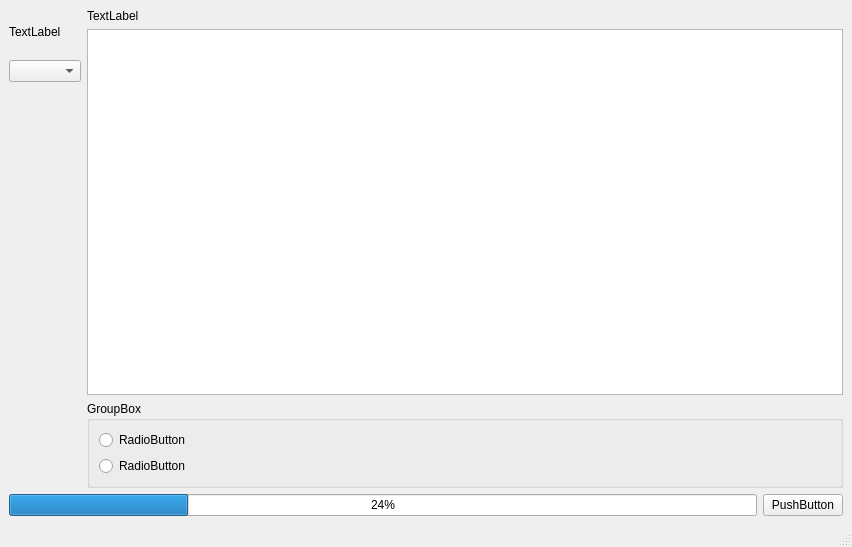
<?xml version="1.0" encoding="UTF-8"?>
<ui version="4.0">
 <class>MainWindow</class>
 <widget class="QMainWindow" name="MainWindow">
  <property name="geometry">
   <rect>
    <x>0</x>
    <y>0</y>
    <width>852</width>
    <height>547</height>
   </rect>
  </property>
  <property name="windowTitle">
   <string>MainWindow</string>
  </property>
  <widget class="QWidget" name="centralwidget">
   <layout class="QFormLayout" name="formLayout">
    <item row="0" column="0">
     <layout class="QVBoxLayout" name="pumps">
      <item>
       <widget class="QLabel" name="pumpsLabel">
        <property name="text">
         <string>TextLabel</string>
        </property>
       </widget>
      </item>
      <item>
       <widget class="QComboBox" name="pumpsBox"/>
      </item>
     </layout>
    </item>
    <item row="0" column="1">
     <layout class="QVBoxLayout" name="log">
      <item>
       <widget class="QLabel" name="logName">
        <property name="text">
         <string>TextLabel</string>
        </property>
       </widget>
      </item>
      <item>
       <widget class="QTextEdit" name="logView"/>
      </item>
     </layout>
    </item>
    <item row="1" column="1">
     <widget class="QGroupBox" name="value">
      <property name="title">
       <string>GroupBox</string>
      </property>
      <layout class="QVBoxLayout" name="verticalLayout">
       <item>
        <widget class="QRadioButton" name="value10">
         <property name="text">
          <string>RadioButton</string>
         </property>
        </widget>
       </item>
       <item>
        <widget class="QRadioButton" name="value20">
         <property name="text">
          <string>RadioButton</string>
         </property>
        </widget>
       </item>
      </layout>
     </widget>
    </item>
    <item row="2" column="0" colspan="2">
     <layout class="QHBoxLayout" name="pressure">
      <item>
       <widget class="QProgressBar" name="pressureProgress">
        <property name="value">
         <number>24</number>
        </property>
       </widget>
      </item>
      <item>
       <widget class="QPushButton" name="pressureButton">
        <property name="text">
         <string>PushButton</string>
        </property>
       </widget>
      </item>
     </layout>
    </item>
   </layout>
  </widget>
  <widget class="QMenuBar" name="menubar">
   <property name="geometry">
    <rect>
     <x>0</x>
     <y>0</y>
     <width>852</width>
     <height>21</height>
    </rect>
   </property>
  </widget>
  <widget class="QStatusBar" name="statusbar"/>
 </widget>
 <tabstops>
  <tabstop>pumpsBox</tabstop>
  <tabstop>logView</tabstop>
  <tabstop>value10</tabstop>
  <tabstop>value20</tabstop>
  <tabstop>pressureButton</tabstop>
 </tabstops>
 <resources/>
 <connections/>
</ui>
